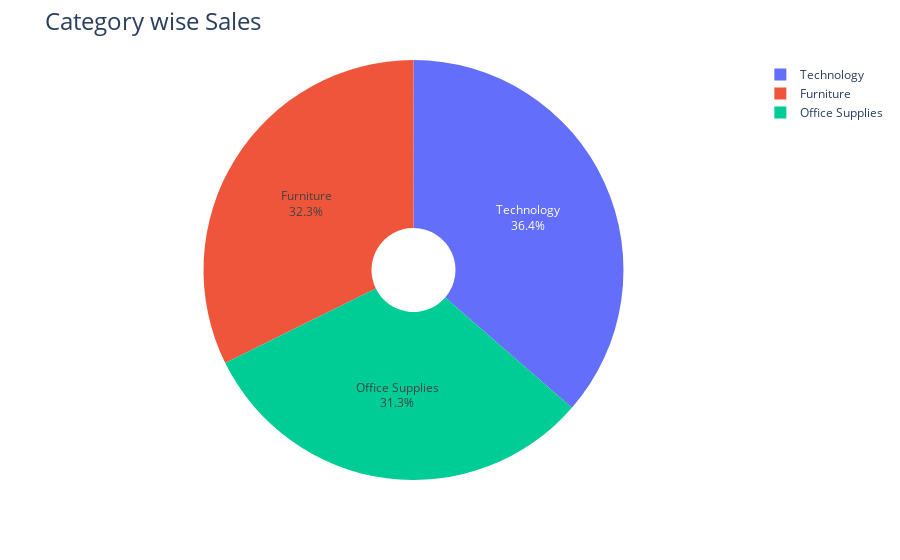

Notebook code cell kept with this figure:
### Code cell
salesByCategory=px.pie(categoryWiseSales,
                      values='Sales',
                      names='Category',
                      hole=0.2)
salesByCategory.update_traces(textposition='inside',textinfo='percent+label')
salesByCategory.update_layout(title_text="Category wise Sales",title_font=dict(size=24))
salesByCategory.show()

### Figure 1 — Plotly figure (JSON) as saved in the notebook; plotly's stock layout.template omitted (floating-point values rounded to 4 significant figures)
{"data": [{"domain": {"x": [0, 1], "y": [0, 1]}, "hole": 0.2, "hovertemplate": "Category=%{label}<br>Sales=%{value}<extra></extra>", "labels": ["Furniture", "Office Supplies", "Technology"], "legendgroup": "", "name": "", "showlegend": true, "textinfo": "percent+label", "textposition": "inside", "type": "pie", "values": [742000.0, 719000.0, 836200.0]}], "layout": {"autosize": true, "legend": {"tracegroupgap": 0}, "margin": {"t": 60}, "title": {"font": {"size": 24}, "text": "Category wise Sales"}}}
